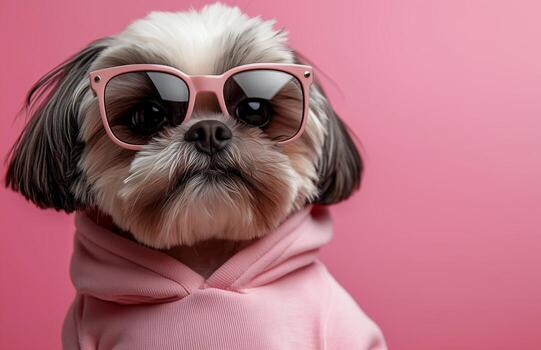
#> input picture dog.jpg, 541 x 350 px
$ python 5-functions.py
#> lines starting #> are read from the running program, lines starting #| are printed output that depends on the picture; after the words box and inside, x2 and y2 are one past the last pixel; in counts of white or black regions, pixels touching at a corner belong together
import cv2 as cv

img = cv.imread('dog.jpg')
#> img is the input picture: shape (350, 541, 3); mean B, G, R 125.2, 113.3, 175.2
cv.imshow("dog", img)

#grayscale
gray = cv.cvtColor(img, cv.COLOR_BGR2GRAY)
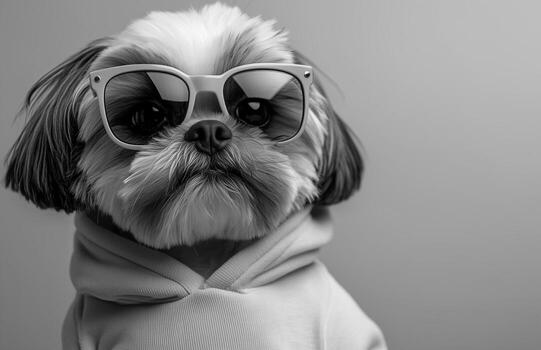
#> gray: shape (350, 541); min 0, max 250, mean 133.1
# cv.imshow("Gray", gray)

#blur
blur = cv.GaussianBlur(img, (9, 9), cv.BORDER_DEFAULT)
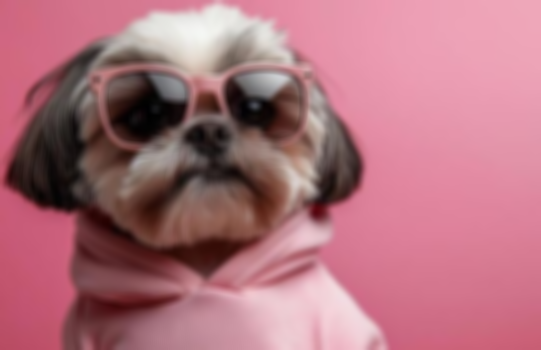
#> blur: shape (350, 541, 3); mean B, G, R 125.2, 113.3, 175.2
# cv.imshow("Blur", blur)

#edge cascade
canny = cv.Canny(blur, 100, 100)
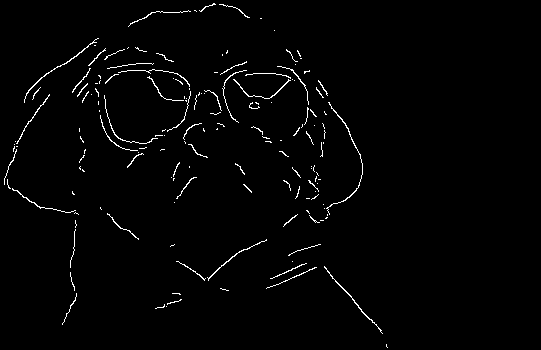
#> canny: shape (350, 541); 1.6% white in thin lines or dots, all inside (x1, y1, x2, y2) = (4, 3, 388, 348)
# cv.imshow('canny', canny)

#dilating the image
dilated = cv.dilate(canny, (3, 3), iterations=3)
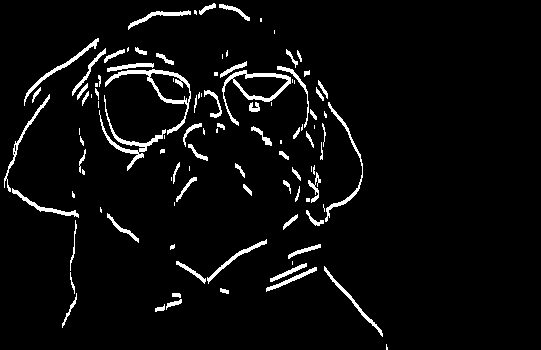
#> dilated: shape (350, 541); 4.6% white; 104 white regions (36 under 20 px), largest, box (x1, y1, x2, y2) and area: (105, 69, 191, 135) 719, (222, 70, 291, 126) 651, (99, 95, 166, 171) 604
# cv.imshow('dilated', dilated)

#erode
eroded = cv.erode(dilated, (3, 3), iterations=3)
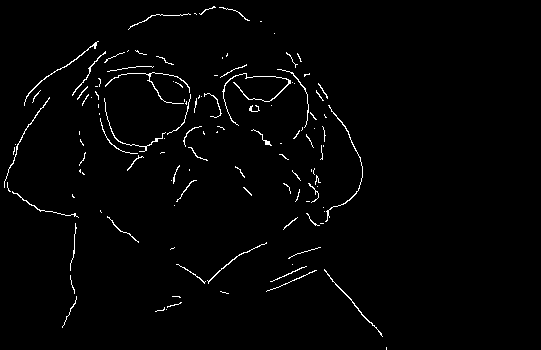
#> eroded: shape (350, 541); 1.7% white in thin lines or dots, all inside (x1, y1, x2, y2) = (4, 6, 387, 350)
# cv.imshow('eroded', eroded)

#resize
resize = cv.resize(img, (500, 500), interpolation= cv.INTER_CUBIC)
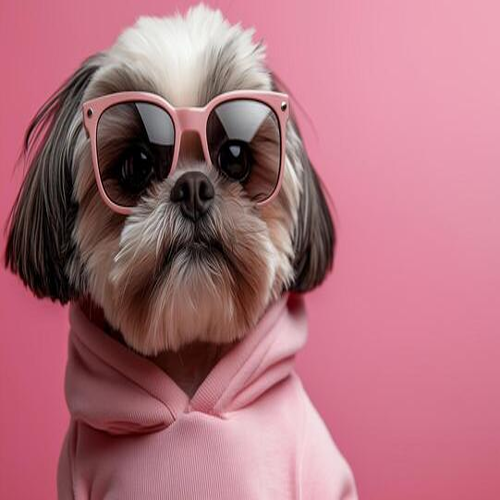
#> resize: shape (500, 500, 3); mean B, G, R 125.2, 113.3, 175.2
# cv.imshow("resize", resize)

#cropping
cropped = img[50:200, 200:400]
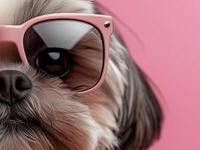
#> cropped: shape (150, 200, 3); mean B, G, R 111.3, 107.1, 149.7
cv.imshow("cropped", cropped)

cv.waitKey(0)

$ run again, with cat.jpg copied over dog.jpg
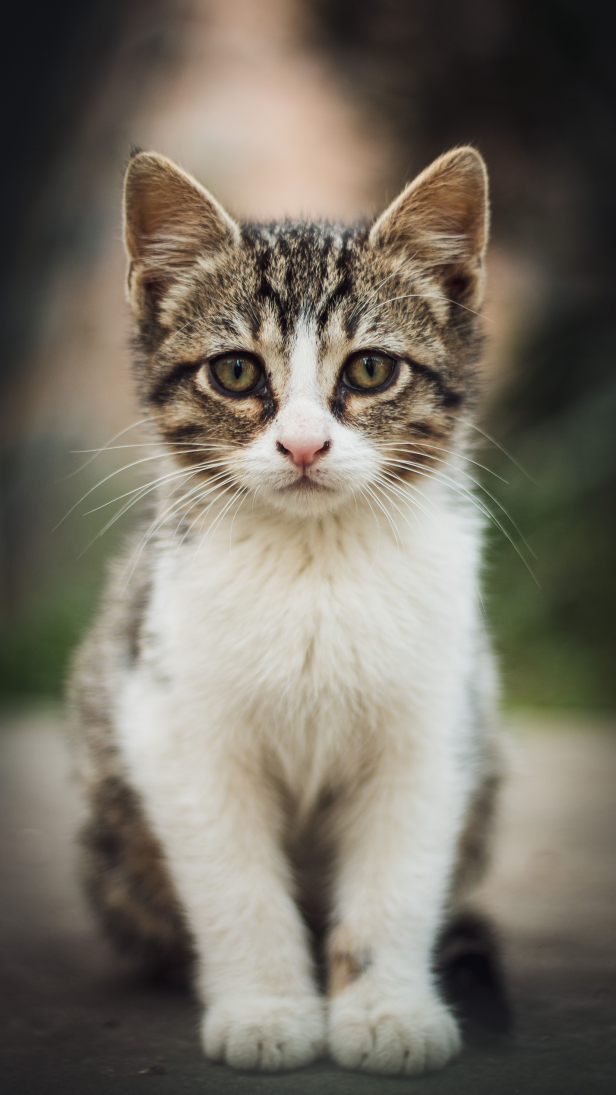
#> input picture cat.jpg, 3078 x 5472 px (shown at 1/5 size)
#> img is the input picture: shape (5472, 3078, 3); mean B, G, R 101.7, 113.4, 119.6
#> `canny = cv.Canny(blur, 100, 100)`:
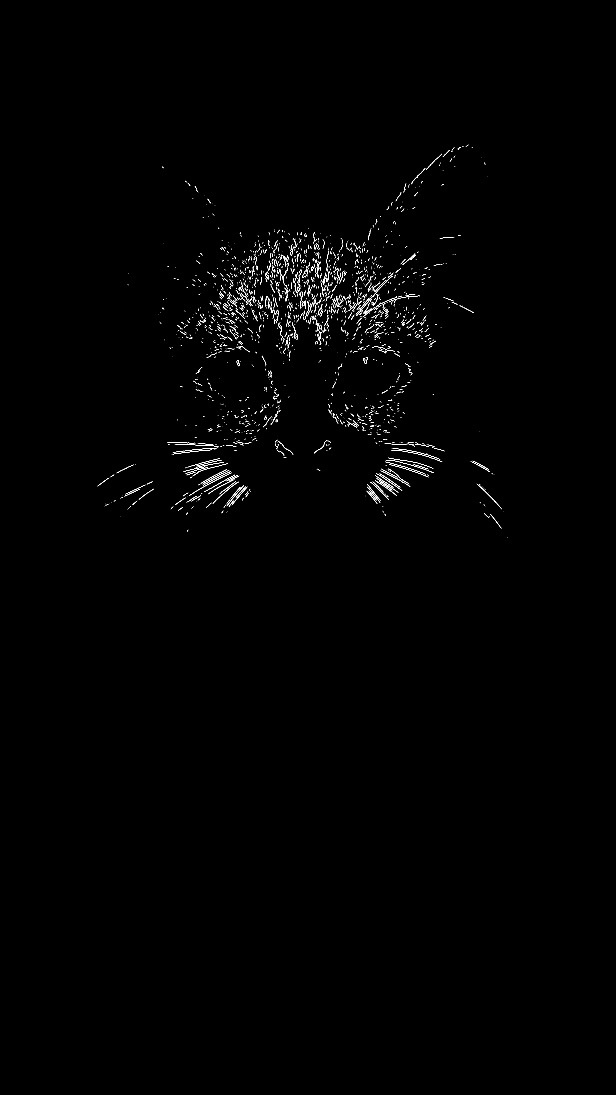
#> canny: shape (5472, 3078) (shown at 1/5 size); 0.23% white in thin lines or dots, all inside (x1, y1, x2, y2) = (488, 724, 2539, 2688)
#> dilated: shape (5472, 3078); 0.61% white; 2276 white regions (1076 under 20 px), largest, box (x1, y1, x2, y2) and area: (1956, 2250, 2211, 2313) 1032, (1929, 2300, 2169, 2368) 972, (1962, 2242, 2201, 2301) 958
#> eroded: shape (5472, 3078); 0.24% white in thin lines or dots, all inside (x1, y1, x2, y2) = (488, 727, 2539, 2691)
#> `cropped = img[50:200, 200:400]`:
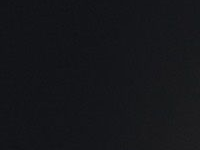
#> cropped: shape (150, 200, 3); mean B, G, R 25.8, 22.1, 21.1
